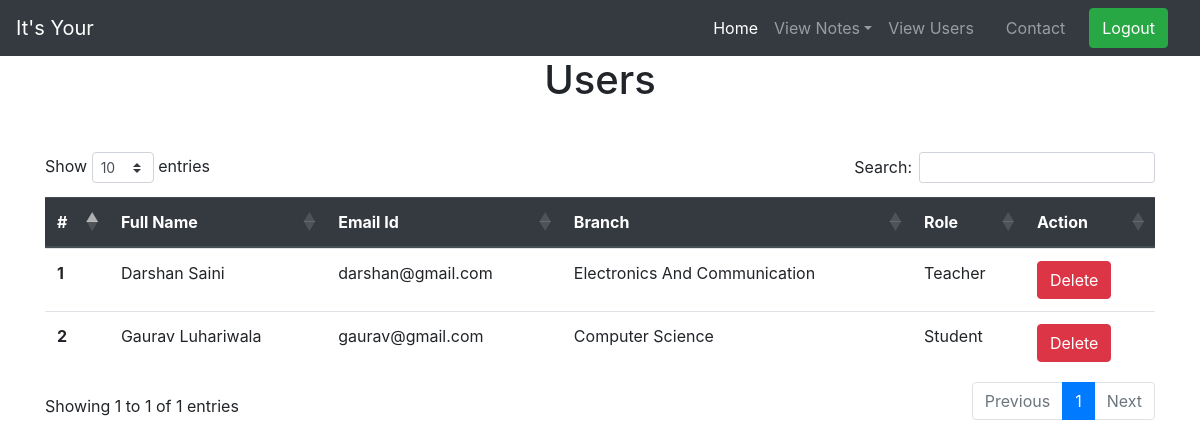
Before: /view_users (signed in) with the older database file.
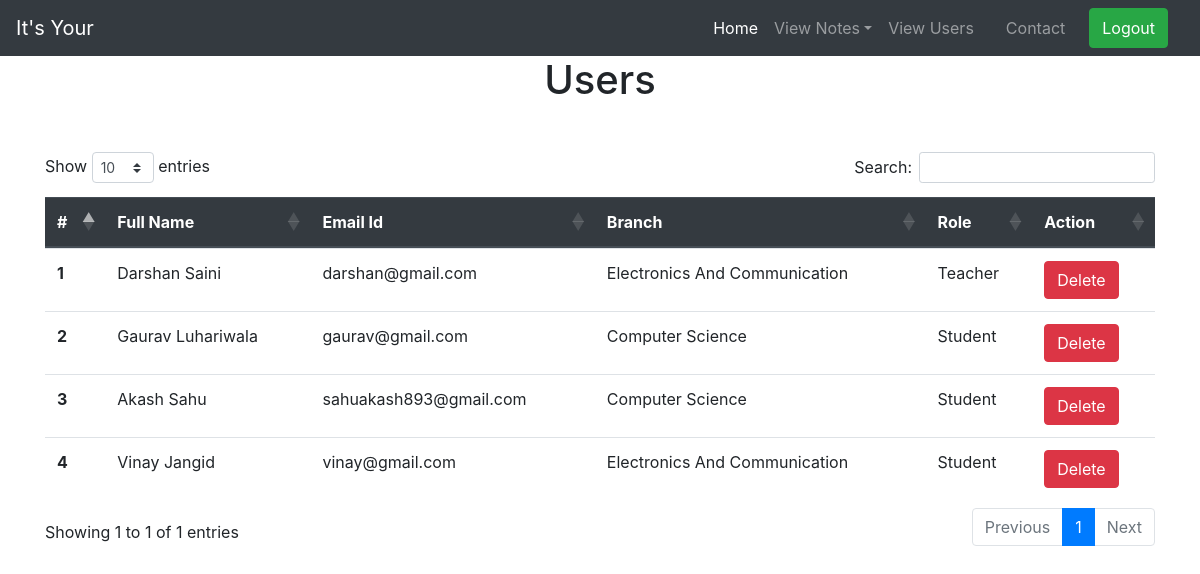
After: the same page with the newer database file.
### notes/models.py (models this page shows, shortened)
class Signup(models.Model):
    user = models.ForeignKey(User,on_delete=models.CASCADE)
    branch =models.CharField(max_length=30,null=True)
    role =models.CharField(max_length=15,null=True)
    auth_token = models.CharField(max_length=100)
    is_verified = models.BooleanField(default=False)
    created_at = models.DateTimeField(auto_now_add=True)

### notes/views.py (the view)
# urls.py: path('view_users',view_users, name='view_users'),
def view_users(request):
    if not request.user.is_authenticated:
           return redirect('index')
    users = Signup.objects.all()
    d={'users':users}
    return render(request,'notes/view_users.html',d)

### notes/templates/notes/view_users.html (shortened to what this page needs)
{% extends 'notes/admin_nav.html' %}
{% load static %}
{% block body %}
<link rel="stylesheet" href="https://cdnjs.cloudflare.com/ajax/libs/twitter-bootstrap/4.5.2/css/bootstrap.css">
<link rel="stylesheet" href="https://cdn.datatables.net/1.10.23/css/dataTables.bootstrap4.min.css">
<h1 class="text-center">Users </h1>
<div class="container mt-5">
    <table class="table" id="example">
        <thead class="thead-dark">
          <tr>
            <th scope="col">#</th>
            <th scope="col">Full Name</th>
            <th scope="col">Email Id</th>
            <th scope="col">Branch</th>
            <th scope="col">Role</th>
            <th scope="col">Action</th>
          </tr>
        </thead>
        {% for i in users %}
        <tbody>
          <tr>
            <th scope="row">{{forloop.counter }}</th>
            <td style="text-transform: capitalize;">{{i.user.first_name}} {{i.user.last_name}}</td>
            <td>{{i.user.email}}</td>
            <td>{{i.branch}}</td>
            <td>{{i.role}}</td>
            <td><a href="{% url 'delete_users' i.user.id %}" class="btn btn-danger" onclick="return confirm('Are You Sure')">Delete</a></td>
          </tr>
        </tbody>
        {% endfor %}
      </table>
</div>
{% endblock %}

Changed rows visible on the page:
added Signup: user.first_name "Akash", user.last_name "Sahu", user.email "sahuakash893@gmail.com", branch "Computer Science", role "Student"
added Signup: user.first_name "Vinay", user.last_name "Jangid", user.email "vinay@gmail.com", branch "Electronics And Communication", role "Student"
